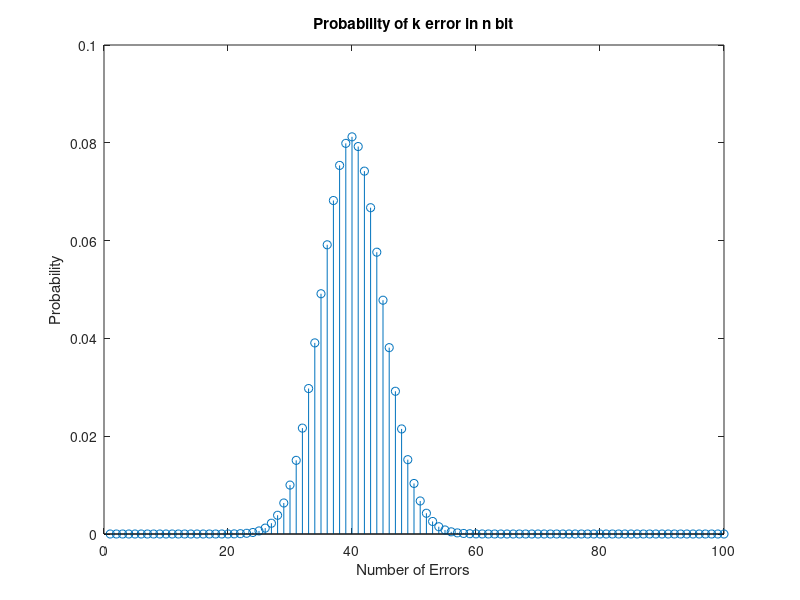

This chart was generated by the following MATLAB code: (Note: this script raises an error after producing the figure.)
close all
clc
%%
% question 1 
%%
% 1)
n = 100;
p = 0.4;
q = 1 - p;
numberOfErrors = 1:n;
probabilityOfError = zeros(1,n);
for i = 1:n
    probabilityOfError(i) = nchoosek(n,i)*power(p,i)*power(q,n-i);
end
figure();
stem(numberOfErrors,probabilityOfError);
title('Probability of k error in n bit');
xlabel('Number of Errors');
ylabel('Probability');
%%
% 2)
%%
% 3)
numberOfTrial = 10000;
n = 100;
p = 0.4;
q = 1 - p;
r = 1;
c = n;
numberOfError = zeros(1,numberOfTrial);
for k = 1:numberOfTrial
    sentData = zeros(r,c);
    for i = 1:r
        for j = 1:c
            randomNumber = rand();
            if (randomNumber <= 0.5)
                sentData(i,j) = 0;
            else
                sentData(i,j) = 1;
            end
        end
    end
    receivdData = sendSimulator(sentData,p);
    sentData
    receivdData
    counter = 0;
    for i = 1:r
        for j = 1:c
            randomNumber = rand();
            if (sentData(i,j) ~= receivdData(i,j))
                counter = counter + 1;
            end
        end
    end
    numberOfError(k) = counter;
end
figure();
histogram(numberOfError,'Normalization','probability');
title('Histogram plot');
xlabel('Number of Errors');
ylabel('Probability');
%%
% 4)
%%
% 5)
figure();
subplot(3,1,1);
syms x y
n = 100;
p = 0.4;
q = 1 - p;
np = n * p;
npq = n * p * q;
y = (1 / sqrt(2 * pi * npq)) * exp(-((x-np)^2/(2 * npq)));
fplot(y,[0 100]);
title('Gaussian plot');
xlabel('Number of Errors');
ylabel('Probability');
subplot(3,1,2);
numberOfTrial = 100000;
n = 100;
r = 1;
c = n;
numberOfError = zeros(1,numberOfTrial);
for k = 1:numberOfTrial
    sentData = zeros(r,c);
    for i = 1:r
        for j = 1:c
            randomNumber = rand();
            if (randomNumber <= 0.5)
                sentData(i,j) = 0;
            else
                sentData(i,j) = 1;
            end
        end
    end
    receivdData = sendSimulator(sentData,p);
    counter = 0;
    for i = 1:r
        for j = 1:c
            randomNumber = rand();
            if (sentData(i,j) ~= receivdData(i,j))
                counter = counter + 1;
            end
        end
    end
    numberOfError(k) = counter;
end
histogram(numberOfError,'Normalization','probability');
title('Histogram plot');
xlabel('Number of Errors');
ylabel('Probability');
subplot(3,1,3);
numberOfErrors = 1:n;
probabilityOfError = zeros(1,n);
for i = 1:n
    probabilityOfError(i) = nchoosek(n,i)*power(p,i)*power(q,n-i);
end
stem(numberOfErrors,probabilityOfError);
title('Probability of k error in n bit');
xlabel('Number of Errors');
ylabel('Probability');
%%
% 6)
figure();
subplot(3,1,1);
syms x y
n = 100;
p = 0.01;
q = 1 - p;
np = n * p;
npq = n * p * q;
y = (1 / sqrt(2 * pi * npq)) * exp(-((x-np)^2/(2 * npq)));
fplot(y,[0 10]);
title('Gaussian plot');
xlabel('Number of Errors');
ylabel('Probability');
subplot(3,1,2);
numberOfTrial = 100000;
n = 100;
r = 1;
c = n;
numberOfError = zeros(1,numberOfTrial);
for k = 1:numberOfTrial
    sentData = zeros(r,c);
    for i = 1:r
        for j = 1:c
            randomNumber = rand();
            if (randomNumber <= 0.5)
                sentData(i,j) = 0;
            else
                sentData(i,j) = 1;
            end
        end
    end
    receivdData = sendSimulator(sentData,p);
    counter = 0;
    for i = 1:r
        for j = 1:c
            randomNumber = rand();
            if (sentData(i,j) ~= receivdData(i,j))
                counter = counter + 1;
            end
        end
    end
    numberOfError(k) = counter;
end
histogram(numberOfError,'Normalization','probability');
title('Histogram plot');
xlabel('Number of Errors');
ylabel('Probability');
subplot(3,1,3);
numberOfErrors = 0:n;
probabilityOfError = zeros(1,n + 1);
for i = 0:n
    probabilityOfError(i + 1) = nchoosek(n,i)*power(p,i)*power(q,n-i);
end
stem(numberOfErrors(1,1:11),probabilityOfError(1,1:11));
title('Probability of k error in n bit');
xlabel('Number of Errors');
ylabel('Probability');
%%
% 7)
figure();
subplot(3,1,1);
n = 100;
p = 0.01;
q = 1 - p;
np = n * p;
x = 0:10;
y = zeros(1,10);
for i = 0:10
y(i + 1) = (exp(-np) * (np)^x(i + 1)) / factorial(x(i + 1));
end
plot(x,y);
title('Poisson plot');
xlabel('Number of Errors');
ylabel('Probability');
subplot(3,1,2);
numberOfTrial = 100000;
n = 100;
r = 1;
c = n;
numberOfError = zeros(1,numberOfTrial);
for k = 1:numberOfTrial
    sentData = zeros(r,c);
    for i = 1:r
        for j = 1:c
            randomNumber = rand();
            if (randomNumber <= 0.5)
                sentData(i,j) = 0;
            else
                sentData(i,j) = 1;
            end
        end
    end
    receivdData = sendSimulator(sentData,p);
    counter = 0;
    for i = 1:r
        for j = 1:c
            randomNumber = rand();
            if (sentData(i,j) ~= receivdData(i,j))
                counter = counter + 1;
            end
        end
    end
    numberOfError(k) = counter;
end
histogram(numberOfError,'Normalization','probability');
title('Histogram plot');
xlabel('Number of Errors');
ylabel('Probability');
subplot(3,1,3);
numberOfErrors = 0:n;
probabilityOfError = zeros(1,n + 1);
for i = 0:n
    probabilityOfError(i + 1) = nchoosek(n,i)*power(p,i)*power(q,n-i);
end
stem(numberOfErrors(1,1:11),probabilityOfError(1,1:11));
title('Probability of k error in n bit');
xlabel('Number of Errors');
ylabel('Probability');
%%
% question 2: approximation of pi number 
%%
% 1)
%%
% 2)
numberOfRandomNumbers = 10000;
x = 2*rand(1,numberOfRandomNumbers) - 1;
y = 2*rand(1,numberOfRandomNumbers) - 1;
counter = 0;
for i = 1:numberOfRandomNumbers
    if((x(i)^2 + y(i)^2) < 1)
       counter = counter + 1; 
    end
end
probability = counter / numberOfRandomNumbers
cir = (x.^2 + y.^2) <= 1;
figure();
scatter(x,y,1,'MarkerEdgeColor',[0 0.5 0.75],'MarkerFaceColor',[0 0.5 1],'LineWidth',1);
hold on
scatter(x(cir),y(cir),1,'MarkerEdgeColor',[0 0 0.25],'MarkerFaceColor',[0 0 0.5],'LineWidth',1);
title('Scatter plot');
%%
% question 2: approximation of pi number 
%%
% 1)
%%
% 2)
numberOfRandomNumbers = 10000;
x = 2*rand(1,numberOfRandomNumbers) - 1;
y = 2*rand(1,numberOfRandomNumbers) - 1;
counter = 0;
for i = 1:numberOfRandomNumbers
    if((x(i)^2 + y(i)^2) < 1)
       counter = counter + 1; 
    end
end
probability = counter / numberOfRandomNumbers;
cir = (x.^2 + y.^2) <= 1;
figure();
scatter(x,y,1,'MarkerEdgeColor',[0 0.5 0.75],'MarkerFaceColor',[0 0.5 1],'LineWidth',1);
hold on
scatter(x(cir),y(cir),1,'MarkerEdgeColor',[0 0 0.25],'MarkerFaceColor',[0 0 0.5],'LineWidth',1);
title('Scatter plot');
%%
% 3)
%%
% question 2: approximation of neper number 
%%
% 1)
%%
% 2)
numberOfTrials = 1000;
numberOfLetters = 100000;
x = 1:numberOfLetters;
numberOfTrialsWithZeroCorrect = 0;
for k = 1:numberOfTrials
    y = randperm(numberOfLetters);
    counter = 0;
    for i = 1:numberOfLetters
        if (x(i) == y(i))
            counter = counter + 1;
        end
    end    
    if (counter == 0)
        numberOfTrialsWithZeroCorrect = numberOfTrialsWithZeroCorrect + 1;
    end
end
atLeastOneCorrectProbability = 1 - (numberOfTrialsWithZeroCorrect/numberOfTrials);
%%
% 3)
%%
% functions
function [receivdData] = sendSimulator(sentData,p)
    q = 1 - p;
    [r,c] = size(sentData);
    receivdData = zeros(r,c);
    for i = 1:r
        for j = 1:c
            randomNumber = rand();
            if (randomNumber <= p)
                if (sentData(i,j) == 0)
                    receivdData(i,j) = 1;
                elseif (sentData(i,j) == 1)
                    receivdData(i,j) = 0;
                end
            else
                receivdData(i,j) = sentData(i,j);
            end
        end
    end
end